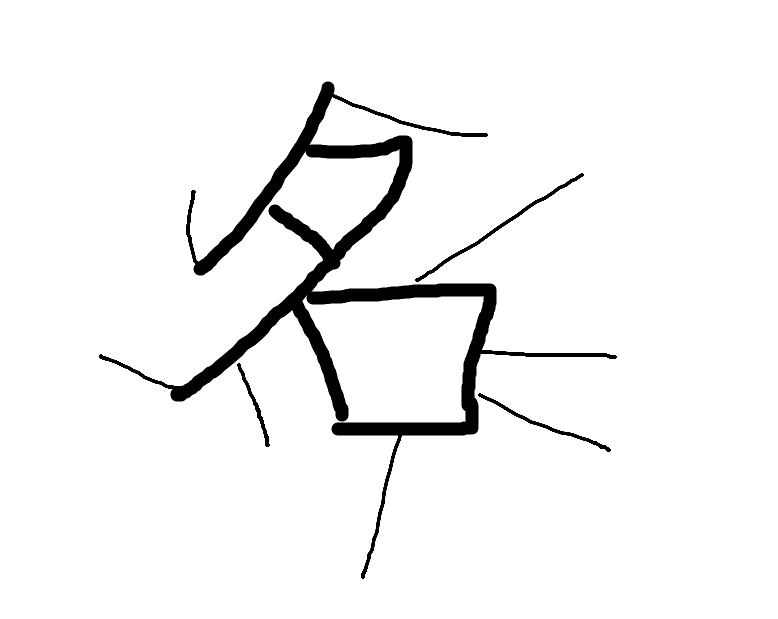
#> input picture ceshi4.png, 778 x 619 px
$ jupyter execute '4.2膨胀操作.ipynb'
#> lines starting #> are read from the running program, lines starting #| are printed output that depends on the picture
[cell 1]
import cv2
import numpy as np
import matplotlib.pyplot as plt

#读取灰度图
img = cv2.imread('ceshi4.png', 0)
#> img is the input picture: shape (619, 778); min 0, max 255, mean 243.5

#定义5×5结构
kernel = np.ones((5, 5), np.uint8)

#进行反转
img = cv2.bitwise_not(img)
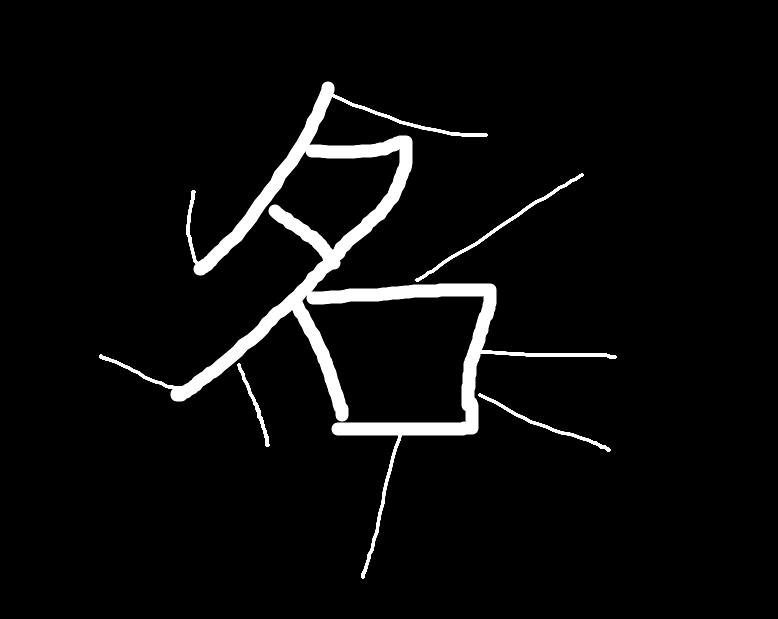
#> img: shape (619, 778); min 0, max 255, mean 11.5

#执行膨胀操作
dilated = cv2.dilate(img, kernel, iterations=2)
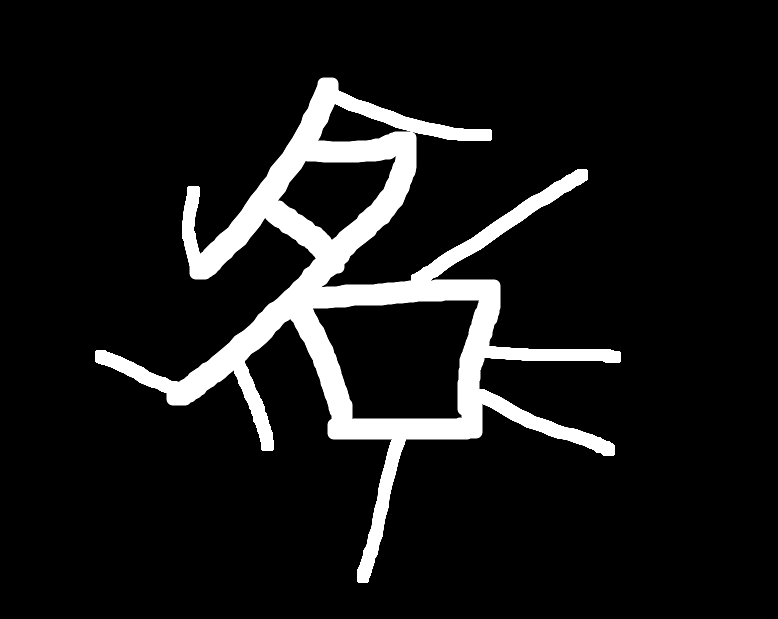
#> dilated: shape (619, 778); min 0, max 255, mean 23.8

fig, axes = plt.subplots(1, 2,figsize=(15,10))
axes[0].imshow(img)
axes[0].set_title('Original')
axes[0].axis('off')

axes[1].imshow(dilated)
axes[1].set_title('Dilated')
axes[1].axis('off')

plt.tight_layout()
plt.show()
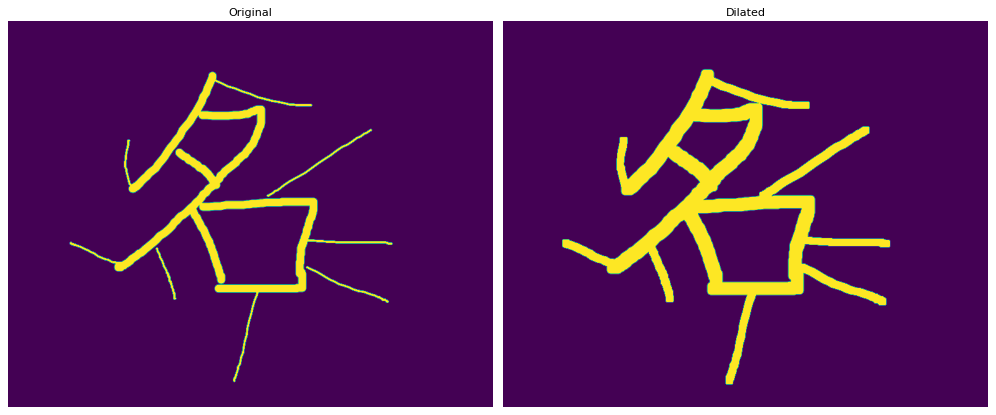
#> figure drawn by matplotlib, 2 panels
